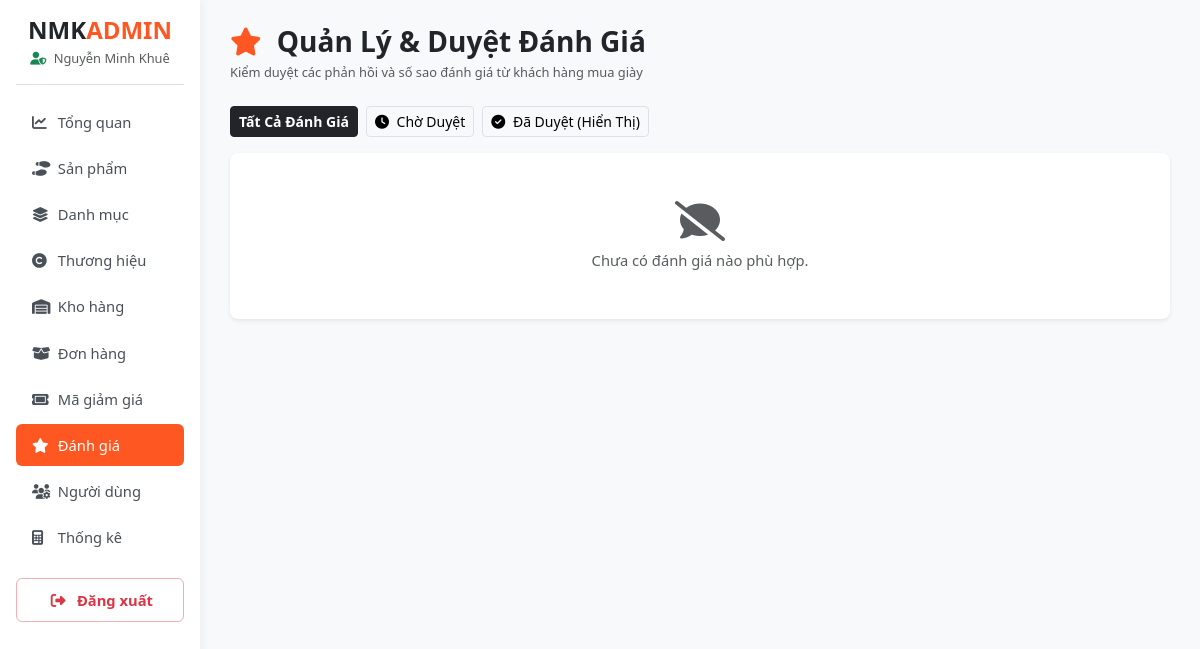
The page /admin/modules/danh-gia/index-danhgia.php (signed in) on the database as committed earlier.
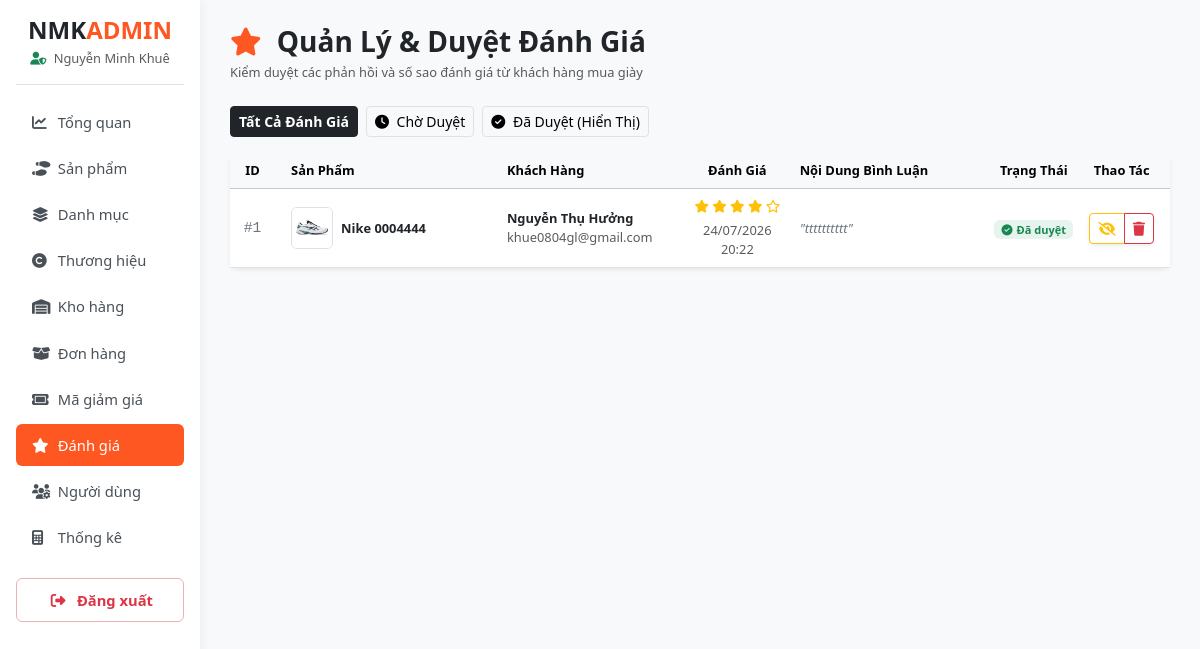
The same page on the database as committed later.
### tables this page shows
CREATE TABLE `reviews` (
  `id` int(11) NOT NULL,
  `product_id` int(11) NOT NULL,
  `user_id` int(11) NOT NULL,
  `rating` tinyint(4) DEFAULT NULL CHECK (`rating` between 1 and 5),
  `comment` text DEFAULT NULL,
  `status` tinyint(1) DEFAULT 0,
  `created_at` timestamp NOT NULL DEFAULT current_timestamp()
);

CREATE TABLE `products` (
  `id` int(11) NOT NULL,
  `category_id` int(11) DEFAULT NULL,
  `brand_id` int(11) DEFAULT NULL,
  `product_name` varchar(150) NOT NULL,
  `price` decimal(12,2) NOT NULL,
  `old_price` decimal(12,2) DEFAULT NULL,
  `image_url` varchar(255) DEFAULT NULL,
  `description` text DEFAULT NULL,
  `status` tinyint(1) DEFAULT 1,
  `created_at` timestamp NOT NULL DEFAULT current_timestamp()
);

CREATE TABLE `users` (
  `id` int(11) NOT NULL,
  `username` varchar(50) NOT NULL,
  `password` varchar(255) NOT NULL,
  `fullname` varchar(100) NOT NULL,
  `email` varchar(100) NOT NULL,
  `phone` varchar(15) DEFAULT NULL,
  `address` text DEFAULT NULL,
  `role` enum('admin','staff','customer') DEFAULT 'customer',
  `status` tinyint(1) NOT NULL DEFAULT 1,
  `created_at` timestamp NOT NULL DEFAULT current_timestamp(),
  `updated_at` timestamp NOT NULL DEFAULT current_timestamp() ON UPDATE current_timestamp()
);

### config.php (called while the page is built, shortened)
<?php
function sanitize($data) {
    return htmlspecialchars(trim((string)$data), ENT_QUOTES, 'UTF-8');
}

### admin/modules/danh-gia/index-danhgia.php (the view, shortened to what the changed rows need)
<?php
require_once __DIR__ . '/../../../config.php';
$sql = "SELECT r.*, p.product_name, p.image_url, u.fullname, u.email
        FROM reviews r
        JOIN products p ON r.product_id = p.id
        JOIN users u ON r.user_id = u.id
        WHERE 1=1";
$params = [];
$sql .= " ORDER BY r.id DESC";
$stmt = $pdo->prepare($sql);
$stmt->execute($params);
$reviews = $stmt->fetchAll();
require_once __DIR__ . '/../../includes/header.php';
require_once __DIR__ . '/../../includes/sidebar.php';
?>
<div class="card border-0 shadow-sm rounded-3 bg-white">
    <div class="card-body p-0">
        <?php if (empty($reviews)): ?>
            <div class="p-5 text-center text-muted">
                <i class="fa-solid fa-comment-slash fs-1 mb-2 d-block"></i>
                Chưa có đánh giá nào phù hợp.
            </div>
        <?php else: ?>
            <div class="table-responsive">
                <table class="table table-hover align-middle mb-0">
                    <thead class="table-light text-secondary small fw-bold text-center">
                        <tr>
                            <th style="width: 5%;">ID</th>
                            <th class="text-start ps-3" style="width: 25%;">Sản Phẩm</th>
                            <th class="text-start" style="width: 20%;">Khách Hàng</th>
                            <th style="width: 12%;">Đánh Giá</th>
                            <th class="text-start" style="width: 23%;">Nội Dung Bình Luận</th>
                            <th style="width: 10%;">Trạng Thái</th>
                            <th class="pe-3" style="width: 5%;">Thao Tác</th>
                        </tr>
                    </thead>
                    <tbody>
                        <?php foreach ($reviews as $row): ?>
                            <tr>
                                <td class="text-center font-monospace text-secondary">#<?= $row['id'] ?></td>
                                <td class="ps-3">
                                    <div class="d-flex align-items-center gap-2">
                                        <?php if (!empty($row['image_url']) && file_exists(UPLOAD_DIR . 'products/' . $row['image_url'])): ?>
                                            <img src="<?= BASE_URL . 'assets/uploads/products/' . $row['image_url'] ?>" class="rounded border" style="width: 42px; height: 42px; object-fit: cover;">
                                        <?php endif; ?>
                                        <div class="fw-bold text-dark small text-truncate" style="max-width: 180px;" title="<?= sanitize($row['product_name']) ?>">
                                            <?= sanitize($row['product_name']) ?>
                                        </div>
                                    </div>
                                </td>
                                <td>
                                    <div class="fw-bold text-dark small"><?= sanitize($row['fullname']) ?></div>
                                    <small class="text-muted d-block"><?= sanitize($row['email']) ?></small>
                                </td>
                                <td class="text-center">
                                    <div class="text-warning small">
                                        <?php for ($i = 1; $i <= 5; $i++): ?>
                                            <i class="fa-<?= $i <= $row['rating'] ? 'solid' : 'regular' ?> fa-star"></i>
                                        <?php endfor; ?>
                                    </div>
                                    <small class="text-muted d-block mt-1"><?= date('d/m/Y H:i', strtotime($row['created_at'])) ?></small>
                                </td>
                                <td>
                                    <div class="small text-secondary fst-italic">
                                        "<?= nl2br(sanitize($row['comment'])) ?>"
                                    </div>
                                </td>
                                <td class="text-center">
                                    <?php if (isset($row['status']) && $row['status'] == 1): ?>
                                        <span class="badge bg-success bg-opacity-10 text-success px-2.5 py-1.5 fw-bold">
                                            <i class="fa-solid fa-circle-check me-1"></i>Đã duyệt
                                        </span>
                                    <?php else: ?>
                                        <span class="badge bg-warning bg-opacity-10 text-dark px-2.5 py-1.5 fw-bold">
                                            <i class="fa-solid fa-clock me-1"></i>Chờ duyệt
                                        </span>
                                    <?php endif; ?>
                                </td>
                                <td class="pe-3 text-center">
                                    <div class="btn-group shadow-sm" role="group">
                                        <?php if (!isset($row['status']) || $row['status'] == 0): ?>
                                            <a href="<?= BASE_URL ?>admin/modules/danh-gia/index-danhgia.php?action=toggle_status&id=<?= $row['id'] ?>&status=1"
                                               class="btn btn-success btn-sm fw-bold" title="Duyệt đánh giá này">
                                                <i class="fa-solid fa-check"></i>
                                            </a>
                                        <?php else: ?>
                                            <a href="<?= BASE_URL ?>admin/modules/danh-gia/index-danhgia.php?action=toggle_status&id=<?= $row['id'] ?>&status=0"
                                               class="btn btn-outline-warning btn-sm" title="Ẩn đánh giá này">
                                                <i class="fa-solid fa-eye-slash"></i>
                                            </a>
                                        <?php endif; ?>
                                        <a href="<?= BASE_URL ?>admin/modules/danh-gia/delete-danhgia.php?id=<?= $row['id'] ?>"
                                           class="btn btn-outline-danger btn-sm" title="Xóa vĩnh viễn"
                                           onclick="return confirm('Bạn có chắc muốn XÓA bình luận này?')">
                                            <i class="fa-solid fa-trash"></i>
                                        </a>
                                    </div>
                                </td>
                            </tr>
                        <?php endforeach; ?>
                    </tbody>
                </table>
            </div>
        <?php endif; ?>
    </div>
</div>
<?php require_once __DIR__ . '/../../includes/footer.php'; ?>

Rows that differ between the two databases and show on the page:
added reviews: id "1", product.image_url (picture), product.product_name "Nike 0004444", user.fullname "Nguyễn Thụ Hưởng", user.email "khue0804gl@gmail.com", rating 4 (drawn), created_at "24/07/2026 20:22", comment "tttttttttt", status 1 (drawn)
Other text that changed with them:
text no longer shown: "Chưa có đánh giá nào phù hợp."
text now shown: "ID Sản Phẩm Khách Hàng Đánh Giá Nội Dung Bình Luận Trạng Thái Thao Tác"
